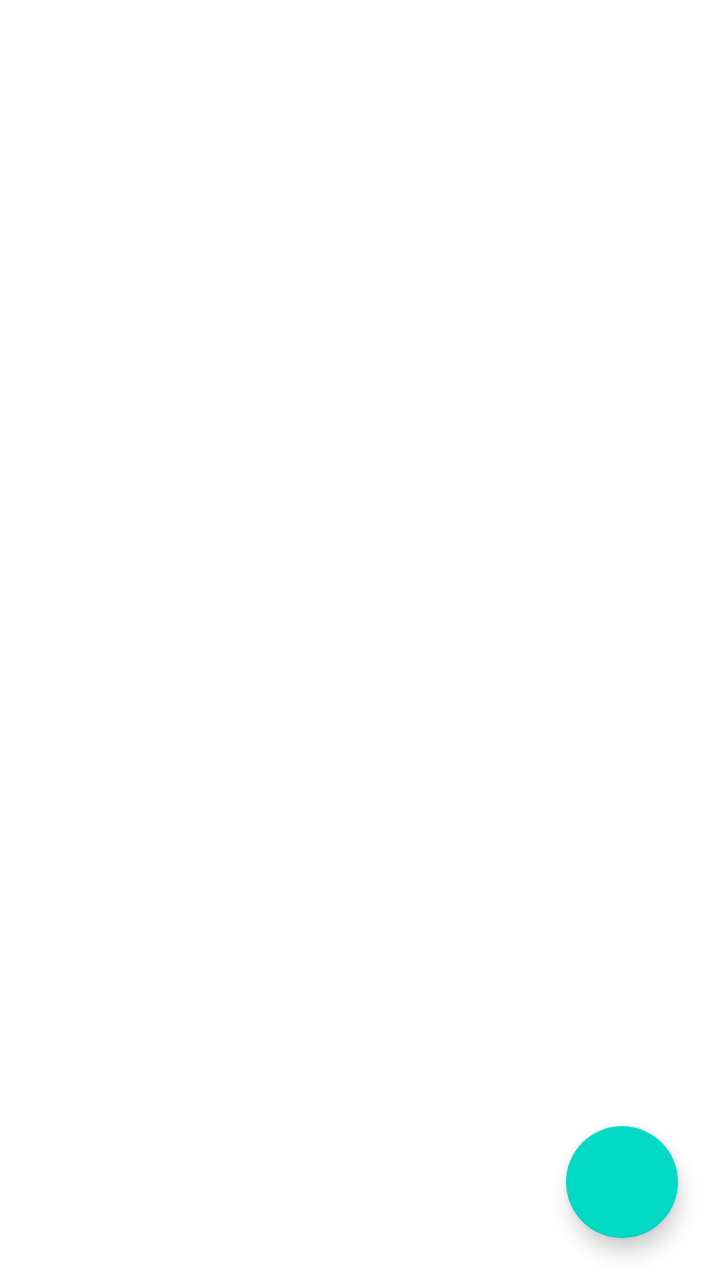
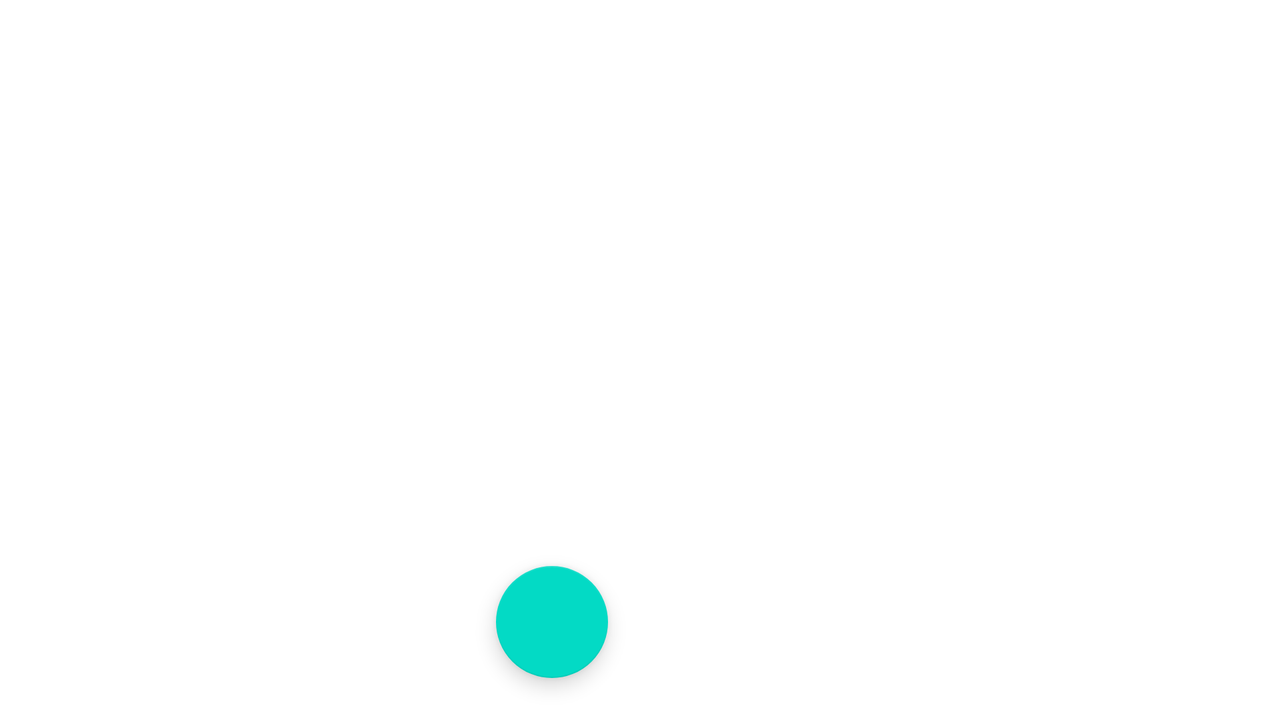

First picture: res/layout/ on a phone held upright. Second picture: the repository's own variant of that layout, on a device whose configuration matches the variant's folder. Source for both follows.
<!-- AndroidManifest.xml: application theme Theme.Cleanarch1 -->
<!-- res/layout/activity_main.xml -->
<?xml version="1.0" encoding="utf-8"?>
<androidx.constraintlayout.widget.ConstraintLayout xmlns:android="http://schemas.android.com/apk/res/android"
    xmlns:app="http://schemas.android.com/apk/res-auto"
    xmlns:tools="http://schemas.android.com/tools"
    android:layout_width="match_parent"
    android:layout_height="match_parent"
    android:padding="5dp"
    tools:context=".presentation.activity.MainActivity">












    <androidx.recyclerview.widget.RecyclerView
        android:id="@+id/rv_shop_list"
        android:layout_width="0dp"
        android:layout_height="0dp"
        app:layoutManager="androidx.recyclerview.widget.LinearLayoutManager"
        app:layout_constraintBottom_toBottomOf="parent"
        app:layout_constraintEnd_toEndOf="parent"
        app:layout_constraintStart_toStartOf="parent"
        app:layout_constraintTop_toTopOf="parent"
        tools:listitem="@layout/item_shop_enabled"
        android:visibility="visible"/>

    <com.google.android.material.floatingactionbutton.FloatingActionButton
        android:id="@+id/btn_add_shop_item"
        android:layout_width="wrap_content"
        android:layout_height="wrap_content"
        android:layout_marginEnd="16dp"
        android:layout_marginBottom="16dp"
        android:clickable="true"
        android:contentDescription="@string/str_add_new_shop_item"
        android:focusable="true"
        app:layout_constraintBottom_toBottomOf="parent"
        app:layout_constraintEnd_toEndOf="parent"
        app:srcCompat="@drawable/ic_add" />

</androidx.constraintlayout.widget.ConstraintLayout>
<!-- resources referenced by this layout -->
<resources>
  <string name="str_add_new_shop_item">Add new shop item</string>
  <style name="Theme.Cleanarch1" parent="Theme.MaterialComponents.DayNight.DarkActionBar">
          
          <item name="colorPrimary">@color/purple_500</item>
          <item name="colorPrimaryVariant">@color/purple_700</item>
          <item name="colorOnPrimary">@color/white</item>
          
          <item name="colorSecondary">@color/teal_200</item>
          <item name="colorSecondaryVariant">@color/teal_700</item>
          <item name="colorOnSecondary">@color/black</item>
          
          <item name="android:statusBarColor" tools:targetApi="l">?attr/colorPrimaryVariant</item>
          
      </style>
</resources>
<!-- res/layout-land/activity_main.xml (the repository's variant of the layout above) -->
<!-- drawn on the phone turned sideways -->
<?xml version="1.0" encoding="utf-8"?>
<androidx.constraintlayout.widget.ConstraintLayout xmlns:android="http://schemas.android.com/apk/res/android"
    xmlns:app="http://schemas.android.com/apk/res-auto"
    xmlns:tools="http://schemas.android.com/tools"
    android:layout_width="match_parent"
    android:layout_height="match_parent"
    android:padding="5dp"
    tools:context=".presentation.activity.MainActivity">

    
    
    

    
    
    
    
    
    

    <androidx.recyclerview.widget.RecyclerView
        android:id="@+id/rv_shop_list"
        android:layout_width="0dp"
        android:layout_height="0dp"
        android:visibility="visible"
        app:layoutManager="androidx.recyclerview.widget.LinearLayoutManager"
        app:layout_constraintBottom_toBottomOf="parent"
        app:layout_constraintEnd_toEndOf="@id/guideline_middle"
        app:layout_constraintStart_toStartOf="parent"
        app:layout_constraintTop_toTopOf="parent"
        tools:listitem="@layout/item_shop_enabled" />

    <com.google.android.material.floatingactionbutton.FloatingActionButton
        android:id="@+id/btn_add_shop_item"
        android:layout_width="wrap_content"
        android:layout_height="wrap_content"
        android:layout_marginEnd="16dp"
        android:layout_marginBottom="16dp"
        android:clickable="true"
        android:contentDescription="@string/str_add_new_shop_item"
        android:focusable="true"
        app:layout_constraintBottom_toBottomOf="parent"
        app:layout_constraintEnd_toEndOf="@id/guideline_middle"
        app:srcCompat="@drawable/ic_add" />

    <androidx.constraintlayout.widget.Guideline
        android:id="@+id/guideline_middle"
        android:layout_width="wrap_content"
        android:layout_height="wrap_content"
        android:orientation="vertical"
        app:layout_constraintGuide_percent="0.5" />

    <androidx.fragment.app.FragmentContainerView
        android:id="@+id/shop_item_container"
        android:layout_width="0dp"
        android:layout_height="match_parent"
        app:layout_constraintStart_toStartOf="@id/guideline_middle"
        app:layout_constraintEnd_toEndOf="parent"/>

</androidx.constraintlayout.widget.ConstraintLayout>
